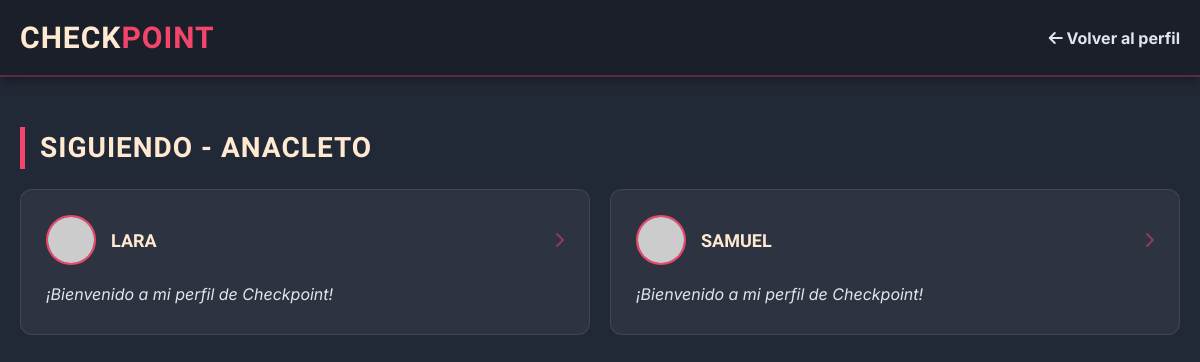
Screenshot of /lista_social.php?id=7&tipo=siguiendo (signed in) with the database file from the repository.
### tables this page shows
CREATE TABLE `usuarios` (
  `id_usuario` int(11) NOT NULL,
  `nombre` varchar(50) NOT NULL,
  `email` varchar(100) NOT NULL,
  `password` varchar(255) NOT NULL,
  `rol` varchar(20) DEFAULT 'usuario',
  `descripcion` varchar(255) DEFAULT '¡Bienvenido a mi perfil de Checkpoint!',
  `fecha_registro` timestamp NOT NULL DEFAULT current_timestamp(),
  `avatar_url` varchar(255) DEFAULT NULL
);

### lista_social.php (the view, shortened to what this page needs)
<?php
include './php/config.php';
$id_ver = intval($_GET['id']);
$tipo = $_GET['tipo'];
$stmt_n = $bd->prepare("SELECT nombre FROM usuarios WHERE id_usuario = ?");
$stmt_n->bind_param("i", $id_ver);
$stmt_n->execute();
$res_n = $stmt_n->get_result();
$nombre_perfil = $res_n->fetch_assoc()['nombre'];
if ($tipo == 'seguidores') {
    $titulo = "Seguidores de " . $nombre_perfil;
    $sql = "SELECT u.id_usuario, u.nombre, u.descripcion
            FROM seguidores s
            JOIN usuarios u ON s.id_seguidor = u.id_usuario
            WHERE s.id_seguido = ?";
} else {
    $titulo = "Siguiendo - " . $nombre_perfil;
    $sql = "SELECT u.id_usuario, u.nombre, u.descripcion
            FROM seguidores s
            JOIN usuarios u ON s.id_seguido = u.id_usuario
            WHERE s.id_seguidor = ?";
}
$stmt = $bd->prepare($sql);
$stmt->bind_param("i", $id_ver);
$stmt->execute();
$resultado = $stmt->get_result();
?>
<!DOCTYPE html>
<html lang="es">
<head>
    <link rel="stylesheet" href="css/style.css">
    <link rel="stylesheet" href="https://cdnjs.cloudflare.com/ajax/libs/font-awesome/6.4.0/css/all.min.css">
</head>
<body class="bg-main">
    <header class="header-principal">
        <div class="contenedor contenido-header">
            <a href="index.php" class="logo-link"><h1 class="logo">CHECK<span>POINT</span></h1></a>
            <nav class="user-nav">
                <a href="perfil.php?id=<?php echo $id_ver; ?>"><i class="fas fa-arrow-left"></i> Volver al perfil</a>
            </nav>
        </div>
    </header>
    <main class="contenedor perfil-page">
        <h2 class="titulo-seccion"><?php echo $titulo; ?></h2>
        <div class="grid-comentarios-local">
            <?php if ($resultado->num_rows > 0): ?>
                <?php while($user = $resultado->fetch_assoc()): ?>
                    <div class="card-comentario" style="cursor: pointer;" onclick="window.location='perfil.php?id=<?php echo $user['id_usuario']; ?>'">
                        <div class="card-comentario-header" style="border-bottom: none; margin-bottom: 0.5rem;">
                            <div style="display: flex; align-items: center; gap: 1.5rem;">
                                <img src="https://ui-avatars.com/api/?name=<?php echo urlencode($user['nombre']); ?>&background=F3456B&color=fff&size=50"
                                     style="border-radius: 50%; border: 2px solid var(--rosa); width: 50px;" alt="Avatar">
                                <strong><?php echo htmlspecialchars($user['nombre']); ?></strong>
                            </div>
                            <i class="fas fa-chevron-right" style="color: var(--rosa); opacity: 0.5;"></i>
                        </div>
                        <p class="comentario-texto-comunidad">
                            <?php echo htmlspecialchars($user['descripcion'] ?: 'Este usuario prefiere mantener el misterio...'); ?>
                        </p>
                    </div>
                <?php endwhile; ?>
            <?php endif; ?>
        </div>
    </main>
</body>
</html>

### css/style.css (style rules this page uses)
:root { --oscuro: #222936; --header-bg: #1a1f29; --rosa: #F3456B; --crema: #FFE9D1; --blanco: #E0E6ED; --exito: #2ecc71; --error: #e74c3c; --fuente__principal: 'Inter', sans-serif; --fuente__secundaria: 'Rajdhani', sans-serif; }
* { margin: 0; padding: 0; box-sizing: border-box; }
html { font-size: 62.5%; }
body { background-color: var(--oscuro); color: var(--blanco); font-family: var(--fuente__principal); font-size: 1.6rem; line-height: 1.5; }
h1, h2, h3 { font-family: var(--fuente__secundaria); letter-spacing: 1px; text-transform: uppercase; }
a { text-decoration: none; color: inherit; }
.contenedor { max-width: 120rem; margin: 0 auto; padding: 0 2rem; }
.header-principal { background-color: var(--header-bg); border-bottom: 2px solid rgba(243, 69, 107, 0.3); padding: 1.5rem 0; position: sticky; top: 0; z-index: 1000; box-shadow: 0 4px 10px rgba(0, 0, 0, 0.3); }
.contenido-header { display: flex; justify-content: space-between; align-items: center; }
.logo { color: var(--crema); font-family: var(--fuente__secundaria); font-size: 3rem; text-transform: uppercase; }
.logo span { color: var(--rosa); }
.user-nav > a { color: var(--blanco); margin-left: 2rem; font-weight: bold; }
.titulo-seccion { font-family: var(--fuente__secundaria); font-size: 2.8rem; color: var(--crema); margin: 4rem 0 2rem 0; text-transform: uppercase; border-left: 5px solid var(--rosa); padding-left: 1.5rem; }
.perfil-page { margin-top: 5rem; }
.grid-comentarios-local { display: grid; grid-template-columns: repeat(auto-fit, minmax(35rem, 1fr)); gap: 2rem; margin-bottom: 5rem; }
.card-comentario { background: rgba(255, 255, 255, 0.05); padding: 2.5rem; border-radius: 1.2rem; border: 1px solid rgba(255, 233, 209, 0.1); transition: transform 0.3s ease, box-shadow 0.3s ease; }
.card-comentario-header { display: flex; justify-content: space-between; align-items: center; margin-bottom: 1.5rem; padding-bottom: 1rem; border-bottom: 1px solid rgba(255, 233, 209, 0.1); }
.card-comentario-header strong { color: var(--crema); font-family: var(--fuente__secundaria); font-size: 1.8rem; text-transform: uppercase; }
.comentario-texto-comunidad { color: var(--blanco); font-style: italic; font-size: 1.6rem; line-height: 1.8; margin: 0; }

### rows the page displays
usuarios: nombre "SIGUIENDO - ANACLETO"
usuarios: nombre "LARA", descripcion "¡Bienvenido a mi perfil de Checkpoint!"
usuarios: nombre "SAMUEL", descripcion "¡Bienvenido a mi perfil de Checkpoint!"
